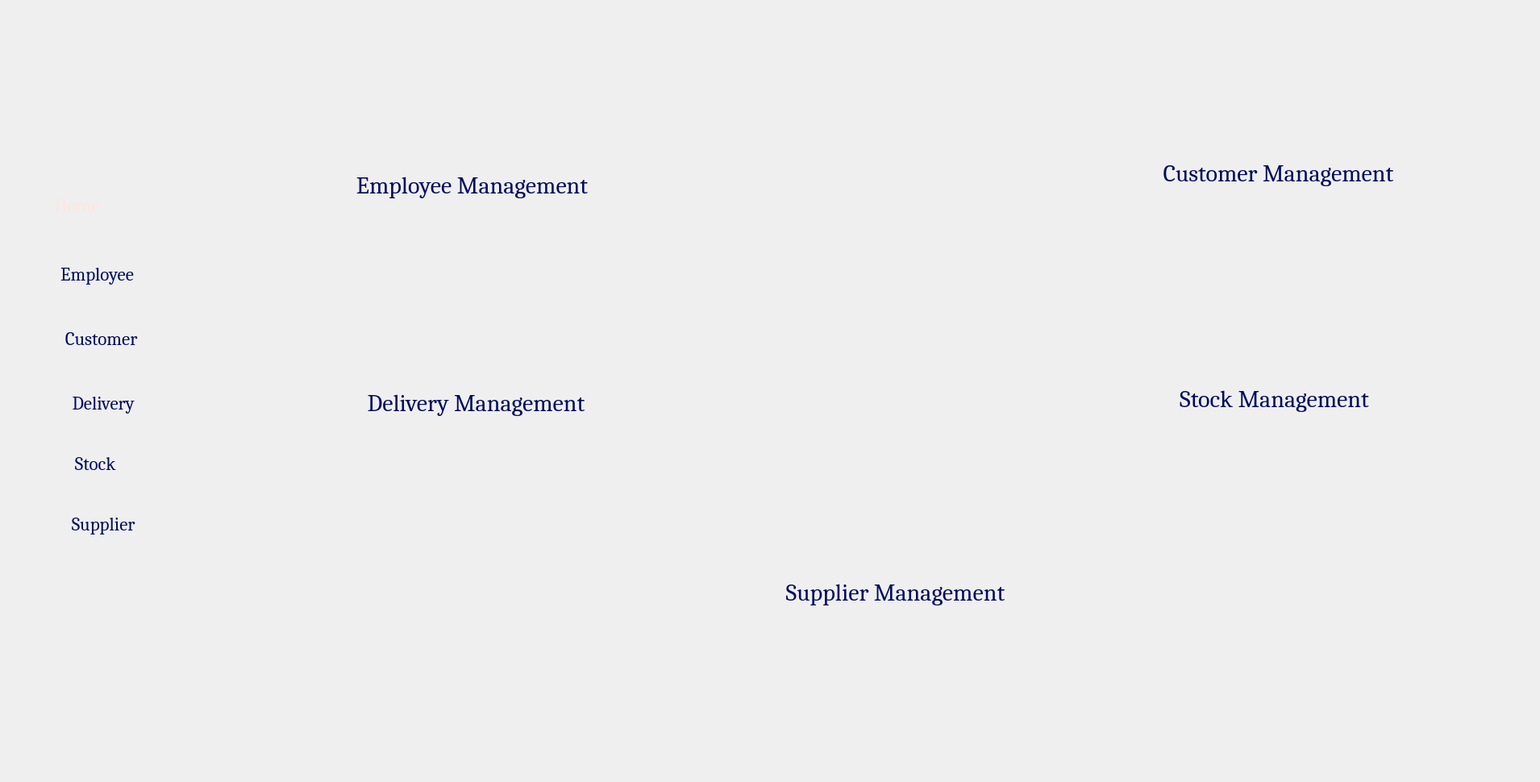
     <widget class="QWidget" name="Home_2">
      <attribute name="title">
       <string>Home</string>
      </attribute>
      <widget class="QLabel" name="label">
       <property name="geometry">
        <rect>
         <x>0</x>
         <y>0</y>
         <width>1901</width>
         <height>961</height>
        </rect>
       </property>
       <property name="mouseTracking">
        <bool>false</bool>
       </property>
       <property name="acceptDrops">
        <bool>true</bool>
       </property>
       <property name="text">
        <string/>
       </property>
       <property name="pixmap">
        <pixmap>:/img/bg.png</pixmap>
       </property>
       <property name="scaledContents">
        <bool>true</bool>
       </property>
      </widget>
      <widget class="QLabel" name="label_2">
       <property name="geometry">
        <rect>
         <x>280</x>
         <y>10</y>
         <width>1611</width>
         <height>941</height>
        </rect>
       </property>
       <property name="text">
        <string/>
       </property>
       <property name="pixmap">
        <pixmap>:/img/bgW.png</pixmap>
       </property>
       <property name="scaledContents">
        <bool>true</bool>
       </property>
      </widget>
      <widget class="QPushButton" name="pushButton">
       <property name="enabled">
        <bool>true</bool>
       </property>
       <property name="geometry">
        <rect>
         <x>400</x>
         <y>120</y>
         <width>381</width>
         <height>221</height>
        </rect>
       </property>
       <property name="mouseTracking">
        <bool>false</bool>
       </property>
       <property name="autoFillBackground">
        <bool>false</bool>
       </property>
       <property name="icon">
        <iconset>
         <normaloff>:/img/acc.png</normaloff>:/img/acc.png</iconset>
       </property>
       <property name="iconSize">
        <size>
         <width>800</width>
         <height>800</height>
        </size>
       </property>
       <property name="checkable">
        <bool>false</bool>
       </property>
       <property name="autoRepeat">
        <bool>false</bool>
       </property>
       <property name="autoExclusive">
        <bool>false</bool>
       </property>
       <property name="autoDefault">
        <bool>false</bool>
       </property>
       <property name="default">
        <bool>false</bool>
       </property>
       <property name="flat">
        <bool>true</bool>
       </property>
      </widget>
      <widget class="QPushButton" name="pushButton_3">
       <property name="enabled">
        <bool>true</bool>
       </property>
       <property name="geometry">
        <rect>
         <x>1400</x>
         <y>110</y>
         <width>381</width>
         <height>221</height>
        </rect>
       </property>
       <property name="mouseTracking">
        <bool>false</bool>
       </property>
       <property name="autoFillBackground">
        <bool>false</bool>
       </property>
       <property name="icon">
        <iconset>
         <normaloff>:/img/acc.png</normaloff>:/img/acc.png</iconset>
       </property>
       <property name="iconSize">
        <size>
         <width>700</width>
         <height>600</height>
        </size>
       </property>
       <property name="checkable">
        <bool>false</bool>
       </property>
       <property name="autoRepeat">
        <bool>false</bool>
       </property>
       <property name="autoExclusive">
        <bool>false</bool>
       </property>
       <property name="autoDefault">
        <bool>false</bool>
       </property>
       <property name="default">
        <bool>false</bool>
       </property>
       <property name="flat">
        <bool>true</bool>
       </property>
      </widget>
      <widget class="QPushButton" name="pushButton_4">
       <property name="enabled">
        <bool>true</bool>
       </property>
       <property name="geometry">
        <rect>
         <x>400</x>
         <y>380</y>
         <width>391</width>
         <height>261</height>
        </rect>
       </property>
       <property name="mouseTracking">
        <bool>false</bool>
       </property>
       <property name="autoFillBackground">
        <bool>false</bool>
       </property>
       <property name="icon">
        <iconset>
         <normaloff>:/img/acc.png</normaloff>:/img/acc.png</iconset>
       </property>
       <property name="iconSize">
        <size>
         <width>700</width>
         <height>800</height>
        </size>
       </property>
       <property name="checkable">
        <bool>false</bool>
       </property>
       <property name="autoRepeat">
        <bool>false</bool>
       </property>
       <property name="autoExclusive">
        <bool>false</bool>
       </property>
       <property name="autoDefault">
        <bool>false</bool>
       </property>
       <property name="default">
        <bool>false</bool>
       </property>
       <property name="flat">
        <bool>true</bool>
       </property>
      </widget>
      <widget class="QPushButton" name="pushButton_5">
       <property name="enabled">
        <bool>true</bool>
       </property>
       <property name="geometry">
        <rect>
         <x>1400</x>
         <y>390</y>
         <width>371</width>
         <height>221</height>
        </rect>
       </property>
       <property name="mouseTracking">
        <bool>false</bool>
       </property>
       <property name="autoFillBackground">
        <bool>false</bool>
       </property>
       <property name="icon">
        <iconset>
         <normaloff>:/img/acc.png</normaloff>:/img/acc.png</iconset>
       </property>
       <property name="iconSize">
        <size>
         <width>700</width>
         <height>700</height>
        </size>
       </property>
       <property name="checkable">
        <bool>false</bool>
       </property>
       <property name="autoRepeat">
        <bool>false</bool>
       </property>
       <property name="autoExclusive">
        <bool>false</bool>
       </property>
       <property name="autoDefault">
        <bool>false</bool>
       </property>
       <property name="default">
        <bool>false</bool>
       </property>
       <property name="flat">
        <bool>true</bool>
       </property>
      </widget>
      <widget class="QPushButton" name="pushButton_6">
       <property name="enabled">
        <bool>true</bool>
       </property>
       <property name="geometry">
        <rect>
         <x>920</x>
         <y>620</y>
         <width>391</width>
         <height>241</height>
        </rect>
       </property>
       <property name="mouseTracking">
        <bool>false</bool>
       </property>
       <property name="autoFillBackground">
        <bool>false</bool>
       </property>
       <property name="icon">
        <iconset>
         <normaloff>:/img/acc.png</normaloff>:/img/acc.png</iconset>
       </property>
       <property name="iconSize">
        <size>
         <width>800</width>
         <height>800</height>
        </size>
       </property>
       <property name="checkable">
        <bool>false</bool>
       </property>
       <property name="autoRepeat">
        <bool>false</bool>
       </property>
       <property name="autoExclusive">
        <bool>false</bool>
       </property>
       <property name="autoDefault">
        <bool>false</bool>
       </property>
       <property name="default">
        <bool>false</bool>
       </property>
       <property name="flat">
        <bool>true</bool>
       </property>
      </widget>
      <widget class="QLabel" name="label_4">
       <property name="geometry">
        <rect>
         <x>0</x>
         <y>220</y>
         <width>281</width>
         <height>71</height>
        </rect>
       </property>
       <property name="text">
        <string/>
       </property>
       <property name="pixmap">
        <pixmap>:/img/blue.png</pixmap>
       </property>
       <property name="scaledContents">
        <bool>true</bool>
       </property>
      </widget>
      <widget class="QPushButton" name="home_pushButton">
       <property name="geometry">
        <rect>
         <x>0</x>
         <y>230</y>
         <width>171</width>
         <height>51</height>
        </rect>
       </property>
       <property name="font">
        <font>
         <family>Cambria</family>
         <pointsize>-1</pointsize>
        </font>
       </property>
       <property name="mouseTracking">
        <bool>false</bool>
       </property>
       <property name="contextMenuPolicy">
        <enum>Qt::NoContextMenu</enum>
       </property>
       <property name="acceptDrops">
        <bool>false</bool>
       </property>
       <property name="toolTipDuration">
        <number>-1</number>
       </property>
       <property name="autoFillBackground">
        <bool>false</bool>
       </property>
       <property name="styleSheet">
        <string notr="true">color:#ffe6dc;
font-size: 23px;</string>
       </property>
       <property name="text">
        <string>    Home</string>
       </property>
       <property name="icon">
        <iconset>
         <normaloff>:/img/abri.png</normaloff>:/img/abri.png</iconset>
       </property>
       <property name="iconSize">
        <size>
         <width>75</width>
         <height>100</height>
        </size>
       </property>
       <property name="autoDefault">
        <bool>false</bool>
       </property>
       <property name="default">
        <bool>false</bool>
       </property>
       <property name="flat">
        <bool>true</bool>
       </property>
      </widget>
      <widget class="QPushButton" name="employee_pushButton">
       <property name="geometry">
        <rect>
         <x>-20</x>
         <y>310</y>
         <width>261</width>
         <height>61</height>
        </rect>
       </property>
       <property name="font">
        <font>
         <family>Cambria</family>
         <pointsize>-1</pointsize>
        </font>
       </property>
       <property name="mouseTracking">
        <bool>false</bool>
       </property>
       <property name="contextMenuPolicy">
        <enum>Qt::NoContextMenu</enum>
       </property>
       <property name="acceptDrops">
        <bool>false</bool>
       </property>
       <property name="toolTipDuration">
        <number>-1</number>
       </property>
       <property name="layoutDirection">
        <enum>Qt::LeftToRight</enum>
       </property>
       <property name="autoFillBackground">
        <bool>false</bool>
       </property>
       <property name="styleSheet">
        <string notr="true">color:#000c5e;
font-size: 23px;</string>
       </property>
       <property name="text">
        <string>     Employee </string>
       </property>
       <property name="icon">
        <iconset>
         <normaloff>:/img/employes.png</normaloff>:/img/employes.png</iconset>
       </property>
       <property name="iconSize">
        <size>
         <width>65</width>
         <height>100</height>
        </size>
       </property>
       <property name="checkable">
        <bool>false</bool>
       </property>
       <property name="autoRepeat">
        <bool>false</bool>
       </property>
       <property name="autoDefault">
        <bool>false</bool>
       </property>
       <property name="default">
        <bool>false</bool>
       </property>
       <property name="flat">
        <bool>true</bool>
       </property>
      </widget>
      <widget class="QPushButton" name="employee_pushButton2">
       <property name="geometry">
        <rect>
         <x>410</x>
         <y>130</y>
         <width>351</width>
         <height>201</height>
        </rect>
       </property>
       <property name="font">
        <font>
         <family>Cambria</family>
         <pointsize>-1</pointsize>
        </font>
       </property>
       <property name="styleSheet">
        <string notr="true">color:#000c5e;
font-size: 30px;</string>
       </property>
       <property name="text">
        <string>Employee Management</string>
       </property>
       <property name="flat">
        <bool>true</bool>
       </property>
      </widget>
      <widget class="QPushButton" name="customer_pushButton2">
       <property name="geometry">
        <rect>
         <x>1410</x>
         <y>120</y>
         <width>351</width>
         <height>191</height>
        </rect>
       </property>
       <property name="font">
        <font>
         <family>Cambria</family>
         <pointsize>-1</pointsize>
        </font>
       </property>
       <property name="styleSheet">
        <string notr="true">color:#000c5e;
font-size: 30px;
</string>
       </property>
       <property name="text">
        <string>Customer Management</string>
       </property>
       <property name="flat">
        <bool>true</bool>
       </property>
      </widget>
      <widget class="QPushButton" name="delivery_pushButton2">
       <property name="geometry">
        <rect>
         <x>410</x>
         <y>400</y>
         <width>361</width>
         <height>201</height>
        </rect>
       </property>
       <property name="font">
        <font>
         <family>Cambria</family>
         <pointsize>-1</pointsize>
        </font>
       </property>
       <property name="styleSheet">
        <string notr="true">color:#000c5e;
font-size: 30px;</string>
       </property>
       <property name="text">
        <string>Delivery Management</string>
       </property>
       <property name="flat">
        <bool>true</bool>
       </property>
      </widget>
      <widget class="QPushButton" name="stock_pushButton2">
       <property name="geometry">
        <rect>
         <x>1400</x>
         <y>400</y>
         <width>361</width>
         <height>191</height>
        </rect>
       </property>
       <property name="font">
        <font>
         <family>Cambria</family>
         <pointsize>-1</pointsize>
        </font>
       </property>
       <property name="styleSheet">
        <string notr="true">color:#000c5e;
font-size: 30px;</string>
       </property>
       <property name="text">
        <string>Stock Management</string>
       </property>
       <property name="flat">
        <bool>true</bool>
       </property>
      </widget>
      <widget class="QPushButton" name="supplier_pushButton2">
       <property name="geometry">
        <rect>
         <x>930</x>
         <y>630</y>
         <width>361</width>
         <height>211</height>
        </rect>
       </property>
       <property name="font">
        <font>
         <family>Cambria</family>
         <pointsize>-1</pointsize>
        </font>
       </property>
       <property name="styleSheet">
        <string notr="true">color:#000c5e;
font-size: 30px;</string>
       </property>
       <property name="text">
        <string>Supplier Management</string>
       </property>
       <property name="flat">
        <bool>true</bool>
       </property>
      </widget>
      <widget class="QPushButton" name="supplier_pushButton_8">
       <property name="geometry">
        <rect>
         <x>-20</x>
         <y>620</y>
         <width>261</width>
         <height>61</height>
        </rect>
       </property>
       <property name="font">
        <font>
         <family>Cambria</family>
         <pointsize>-1</pointsize>
        </font>
       </property>
       <property name="mouseTracking">
        <bool>false</bool>
       </property>
       <property name="contextMenuPolicy">
        <enum>Qt::NoContextMenu</enum>
       </property>
       <property name="acceptDrops">
        <bool>false</bool>
       </property>
       <property name="toolTipDuration">
        <number>-1</number>
       </property>
       <property name="layoutDirection">
        <enum>Qt::LeftToRight</enum>
       </property>
       <property name="autoFillBackground">
        <bool>false</bool>
       </property>
       <property name="styleSheet">
        <string notr="true">color:#000c5e;
font-size: 23px;</string>
       </property>
       <property name="text">
        <string>       Supplier</string>
       </property>
       <property name="icon">
        <iconset>
         <normaloff>:/img/courrier.png</normaloff>:/img/courrier.png</iconset>
       </property>
       <property name="iconSize">
        <size>
         <width>65</width>
         <height>100</height>
        </size>
       </property>
       <property name="checkable">
        <bool>false</bool>
       </property>
       <property name="autoRepeat">
        <bool>false</bool>
       </property>
       <property name="autoDefault">
        <bool>false</bool>
       </property>
       <property name="default">
        <bool>false</bool>
       </property>
       <property name="flat">
        <bool>true</bool>
       </property>
      </widget>
      <widget class="QPushButton" name="customer_pushButton_8">
       <property name="geometry">
        <rect>
         <x>-20</x>
         <y>390</y>
         <width>261</width>
         <height>61</height>
        </rect>
       </property>
       <property name="font">
        <font>
         <family>Cambria</family>
         <pointsize>-1</pointsize>
        </font>
       </property>
       <property name="mouseTracking">
        <bool>false</bool>
       </property>
       <property name="contextMenuPolicy">
        <enum>Qt::NoContextMenu</enum>
       </property>
       <property name="acceptDrops">
        <bool>false</bool>
       </property>
       <property name="toolTipDuration">
        <number>-1</number>
       </property>
       <property name="layoutDirection">
        <enum>Qt::LeftToRight</enum>
       </property>
       <property name="autoFillBackground">
        <bool>false</bool>
       </property>
       <property name="styleSheet">
        <string notr="true">color:#000c5e;
font-size: 23px;</string>
       </property>
       <property name="text">
        <string>       Customer </string>
       </property>
       <property name="icon">
        <iconset>
         <normaloff>:/img/contact.png</normaloff>:/img/contact.png</iconset>
       </property>
       <property name="iconSize">
        <size>
         <width>60</width>
         <height>100</height>
        </size>
       </property>
       <property name="checkable">
        <bool>false</bool>
       </property>
       <property name="autoRepeat">
        <bool>false</bool>
       </property>
       <property name="autoDefault">
        <bool>false</bool>
       </property>
       <property name="default">
        <bool>false</bool>
       </property>
       <property name="flat">
        <bool>true</bool>
       </property>
      </widget>
      <widget class="QPushButton" name="log_pushButton_8">
       <property name="geometry">
        <rect>
         <x>20</x>
         <y>860</y>
         <width>91</width>
         <height>61</height>
        </rect>
       </property>
       <property name="font">
        <font>
         <family>Cambria</family>
         <pointsize>-1</pointsize>
        </font>
       </property>
       <property name="mouseTracking">
        <bool>false</bool>
       </property>
       <property name="contextMenuPolicy">
        <enum>Qt::NoContextMenu</enum>
       </property>
       <property name="acceptDrops">
        <bool>false</bool>
       </property>
       <property name="toolTipDuration">
        <number>-1</number>
       </property>
       <property name="layoutDirection">
        <enum>Qt::LeftToRight</enum>
       </property>
       <property name="autoFillBackground">
        <bool>false</bool>
       </property>
       <property name="styleSheet">
        <string notr="true">color:#000c5e;
font-size: 17px;</string>
       </property>
       <property name="text">
        <string/>
       </property>
       <property name="icon">
        <iconset>
         <normaloff>:/img/deconnexion.png</normaloff>:/img/deconnexion.png</iconset>
       </property>
       <property name="iconSize">
        <size>
         <width>55</width>
         <height>100</height>
        </size>
       </property>
       <property name="checkable">
        <bool>false</bool>
       </property>
       <property name="autoRepeat">
        <bool>false</bool>
       </property>
       <property name="autoDefault">
        <bool>false</bool>
       </property>
       <property name="default">
        <bool>false</bool>
       </property>
       <property name="flat">
        <bool>true</bool>
       </property>
      </widget>
      <widget class="QPushButton" name="stock_pushButton_8">
       <property name="geometry">
        <rect>
         <x>-30</x>
         <y>550</y>
         <width>261</width>
         <height>51</height>
        </rect>
       </property>
       <property name="font">
        <font>
         <family>Cambria</family>
         <pointsize>-1</pointsize>
        </font>
       </property>
       <property name="mouseTracking">
        <bool>false</bool>
       </property>
       <property name="contextMenuPolicy">
        <enum>Qt::NoContextMenu</enum>
       </property>
       <property name="acceptDrops">
        <bool>false</bool>
       </property>
       <property name="toolTipDuration">
        <number>-1</number>
       </property>
       <property name="layoutDirection">
        <enum>Qt::LeftToRight</enum>
       </property>
       <property name="autoFillBackground">
        <bool>false</bool>
       </property>
       <property name="styleSheet">
        <string notr="true">color:#000c5e;
font-size: 23px;</string>
       </property>
       <property name="text">
        <string>       Stock</string>
       </property>
       <property name="icon">
        <iconset>
         <normaloff>:/img/logistics-delivery.png</normaloff>:/img/logistics-delivery.png</iconset>
       </property>
       <property name="iconSize">
        <size>
         <width>70</width>
         <height>100</height>
        </size>
       </property>
       <property name="checkable">
        <bool>false</bool>
       </property>
       <property name="autoRepeat">
        <bool>false</bool>
       </property>
       <property name="autoDefault">
        <bool>false</bool>
       </property>
       <property name="default">
        <bool>false</bool>
       </property>
       <property name="flat">
        <bool>true</bool>
       </property>
      </widget>
      <widget class="QPushButton" name="delivery_pushButton_8">
       <property name="geometry">
        <rect>
         <x>-20</x>
         <y>470</y>
         <width>261</width>
         <height>61</height>
        </rect>
       </property>
       <property name="font">
        <font>
         <family>Cambria</family>
         <pointsize>-1</pointsize>
        </font>
       </property>
       <property name="mouseTracking">
        <bool>false</bool>
       </property>
       <property name="contextMenuPolicy">
        <enum>Qt::NoContextMenu</enum>
       </property>
       <property name="acceptDrops">
        <bool>false</bool>
       </property>
       <property name="toolTipDuration">
        <number>-1</number>
       </property>
       <property name="layoutDirection">
        <enum>Qt::LeftToRight</enum>
       </property>
       <property name="autoFillBackground">
        <bool>false</bool>
       </property>
       <property name="styleSheet">
        <string notr="true">color:#000c5e;
font-size: 23px;</string>
       </property>
       <property name="text">
        <string>        Delivery </string>
       </property>
       <property name="icon">
        <iconset>
         <normaloff>:/img/livraison-rapide (1).png</normaloff>:/img/livraison-rapide (1).png</iconset>
       </property>
       <property name="iconSize">
        <size>
         <width>65</width>
         <height>100</height>
        </size>
       </property>
       <property name="checkable">
        <bool>false</bool>
       </property>
       <property name="autoRepeat">
        <bool>false</bool>
       </property>
       <property name="autoDefault">
        <bool>false</bool>
       </property>
       <property name="default">
        <bool>false</bool>
       </property>
       <property name="flat">
        <bool>true</bool>
       </property>
      </widget>
      <widget class="QLabel" name="label_51">
       <property name="geometry">
        <rect>
         <x>50</x>
         <y>20</y>
         <width>161</width>
         <height>151</height>
        </rect>
       </property>
       <property name="text">
        <string/>
       </property>
       <property name="pixmap">
        <pixmap>:/img/logoG.png</pixmap>
       </property>
       <property name="scaledContents">
        <bool>true</bool>
       </property>
      </widget>
      <widget class="QLabel" name="label_30">
       <property name="geometry">
        <rect>
         <x>1610</x>
         <y>30</y>
         <width>61</width>
         <height>61</height>
        </rect>
       </property>
       <property name="text">
        <string/>
       </property>
       <property name="pixmap">
        <pixmap>:/img/picP.png</pixmap>
       </property>
       <property name="scaledContents">
        <bool>true</bool>
       </property>
      </widget>
      <widget class="QLabel" name="welcomeLabel">
       <property name="geometry">
        <rect>
         <x>1690</x>
         <y>30</y>
         <width>171</width>
         <height>51</height>
        </rect>
       </property>
       <property name="font">
        <font>
         <family>Cambria</family>
         <pointsize>-1</pointsize>
        </font>
       </property>
       <property name="styleSheet">
        <string notr="true">color:#000c5e;
font-size: 15px;</string>
       </property>
       <property name="text">
        <string/>
       </property>
      </widget>
     </widget>
